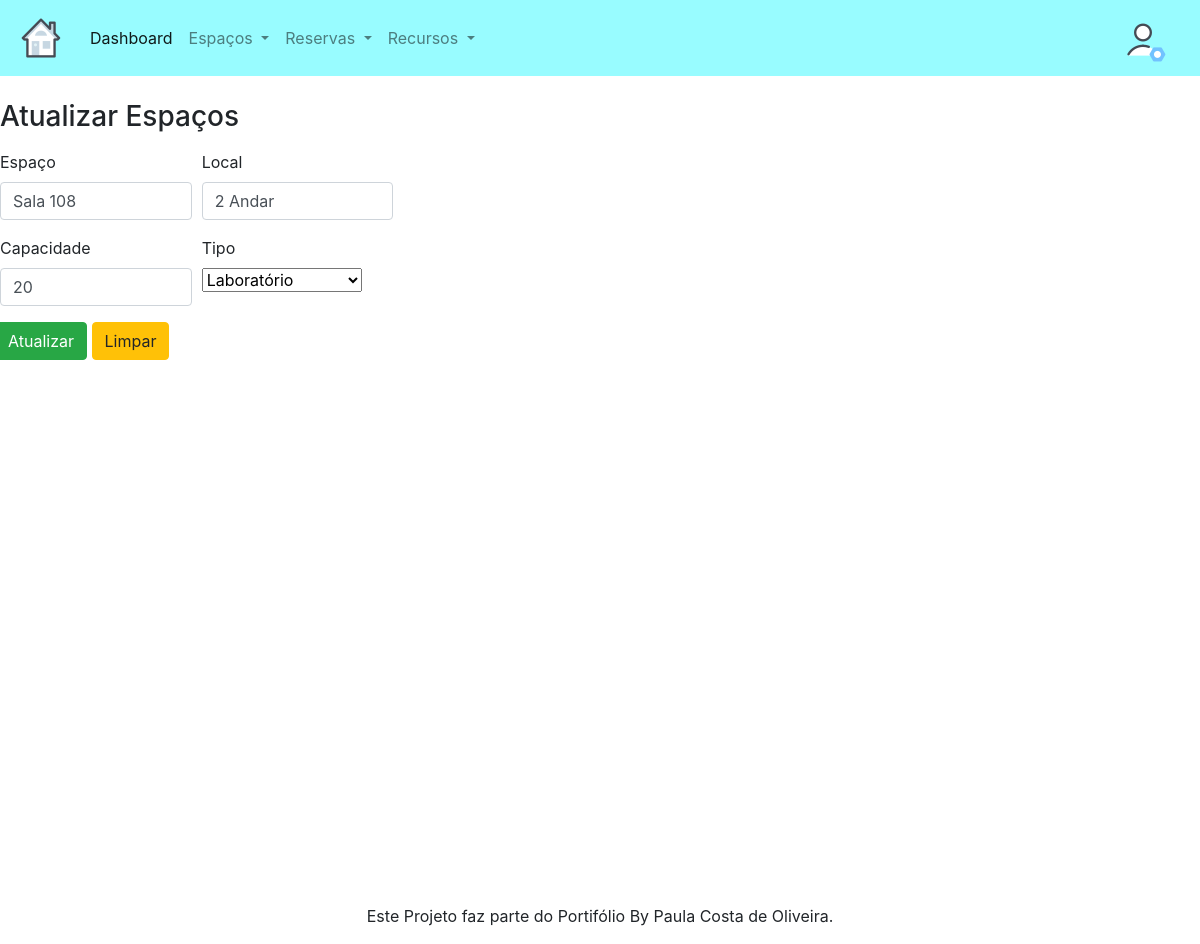
Screenshot of /atualizar_espaco.php with the database file from the repository.
### tables this page shows
CREATE TABLE `espaco` (
  `espacoID` int(11) NOT NULL,
  `espaco` varchar(25) NOT NULL,
  `endereco` varchar(25) NOT NULL,
  `capacidade` int(4) NOT NULL,
  `status` tinyint(1) NOT NULL,
  `tipo` char(20) NOT NULL,
  `descricao` varchar(100) DEFAULT NULL
);

### atualizar_espaco.php (the view, shortened to what this page needs)
<?php require_once("conexao.php"); ?>
<?php
    $sql = "SELECT * ";
    $sql .= "FROM espaco ";
    if ( isset($_GET["id"])) {
        $id = $_GET["id"];
        $sql .= "WHERE espacoID = {$id}";
    } else {
        $sql .= "WHERE espacoID = 1";
    }
    $espacos = mysqli_query($conecta,$sql);
    $linha = mysqli_fetch_assoc($espacos);
?>
<?php
    $consulta = "SELECT * ";
    $consulta .= "FROM tipo order by tipo asc";
    $lista_tipos = mysqli_query($conecta, $consulta);
?>
<!DOCTYPE html>
<html>
<head>
	<link rel="stylesheet" href="https://stackpath.bootstrapcdn.com/bootstrap/4.1.3/css/bootstrap.min.css">
	<link rel="stylesheet" href="https://raw.githubusercontent.com/daneden/animate.css/master/animate.css">
	<link rel="stylesheet" href="css/bootnavbar.css">
<nav class="navbar navbar-expand-lg navbar-light" style="background-color: #98FCFF;">
  <a class="navbar-brand" href="#">
    <img src="icons-espaco.png" width="50" height="50" class="d-inline-block align-top" alt="">
  </a>
  <div class="collapse navbar-collapse" id="navbarNav">
    <ul class="navbar-nav">
      <li class="nav-item active">
        <a class="nav-link" href="dashboard.html">Dashboard</a>
      </li>
      <li class="nav-item dropdown">
        <a class="nav-link dropdown-toggle" href="#" id="navbarDropdownMenuLink" data-toggle="dropdown" aria-haspopup="true" aria-expanded="false">
          Espaços
        </a>
      </li>
      <li class="nav-item dropdown">
        <a class="nav-link dropdown-toggle" href="#" id="navbarDropdownMenuLink" data-toggle="dropdown" aria-haspopup="true" aria-expanded="false">
          Reservas
        </a>
      </li>
      <li class="nav-item dropdown">
        <a class="nav-link dropdown-toggle" href="#" id="navbarDropdownMenuLink" data-toggle="dropdown" aria-haspopup="true" aria-expanded="false">
          Recursos
        </a>
      </li>
    </ul>
  </div>
  <a class="navbar-brand" href="#">
    <img src="icons-user-settings.png" width="50" height="50" class="d-inline-block align-top" alt="">
  </a>
</nav>
</head>
<body>
<form action="atualizar_espaco.php" method="post">
  <br><label><h3> Atualizar Espaços </h3></label><br>
  <div class="form-row">
    <div class="col-2">
      <p>
        <Label>Espaço</Label>
        <input type="text" value="<?php echo $linha["espaco"] ?>" name="espaco" placeholder="Sala/Laboratório etc" class="form-control">
      </p>
    </div>
    <div class="col-2">
      <p>
        <Label>Local</Label>
        <input type="text" value="<?php echo $linha["endereco"] ?>" name="local" placeholder="Local / Endereco" class="form-control">
      </p>
    </div>
  </div>
  <div class="form-row">
    <div class="col-2">
      <p>
        <Label>Capacidade</Label>
        <input type="text" value="<?php echo $linha["capacidade"] ?>" name="capacidade" placeholder="Capacidade em Números" class="form-control">
      </p>
    </div>
    <div class="col-2">
      <p>
        <Label>Tipo</Label><br>
        <select id="tipos" name="tipos">
        <?php
                            $meutipo = $linha["tipo"];
                            while($linha = mysqli_fetch_assoc($lista_tipos)) {
                                $tipo_principal = $linha["tipo"];
                                if($meutipo == $tipo_principal) {
                        ?>
                            <option value="<?php echo $linha["tipo"] ?>" selected>
                                <?php echo utf8_encode($linha["tipo"]) ?>
                            </option>
                        <?php
                                } else {
                        ?>
                            <option value="<?php echo $linha["tipo"] ?>" >
                                <?php echo utf8_encode($linha["tipo"]) ?>
                            </option>
                        <?php
                                }
                            }
                        ?>
        </select>
      </p>
    </div>
</div>
  <div class="form-row">
    <p>
      <button type="submit" class="btn btn-success" name="atualizar">Atualizar</button>
      <button type="Reset" class="btn btn-warning" name="limpar">Limpar</button>
    </p>
  </div>
</form>
<?php include_once("_incluir/rodape.php"); ?>
</body>
</html>

### rows the page displays
espaco: espaco "Sala 108", local "2 Andar", capacidade "20"

### other values shown
form field tipos "Laboratório"
